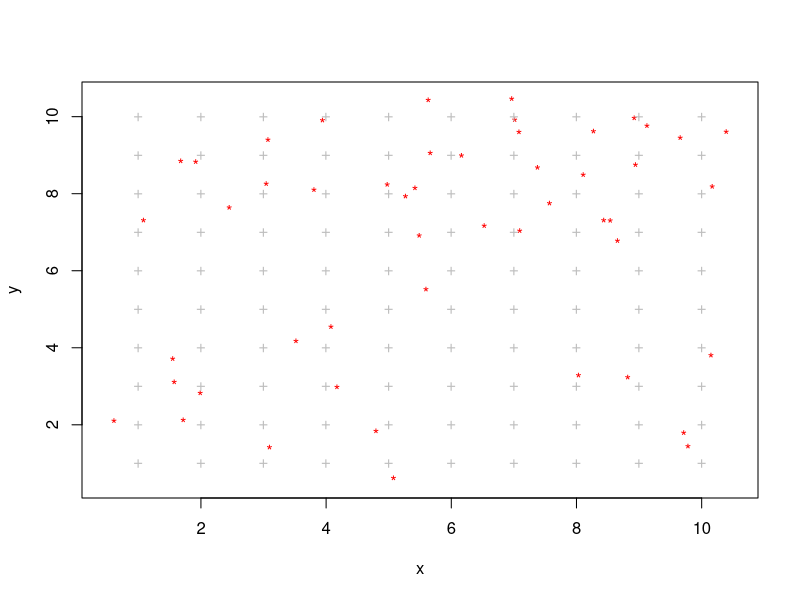
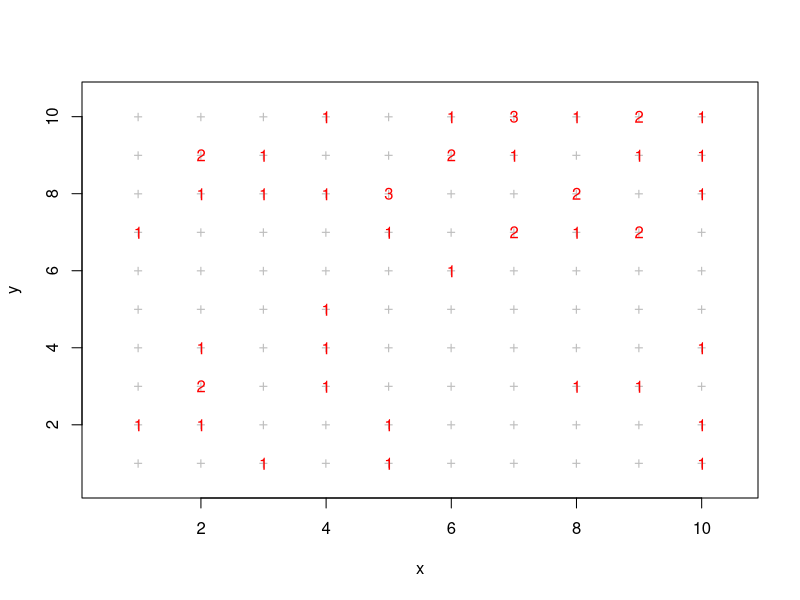
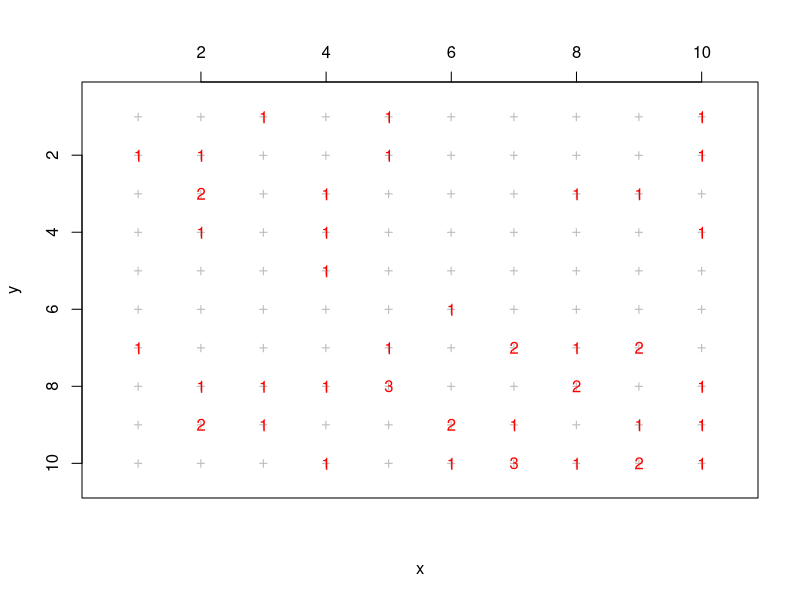
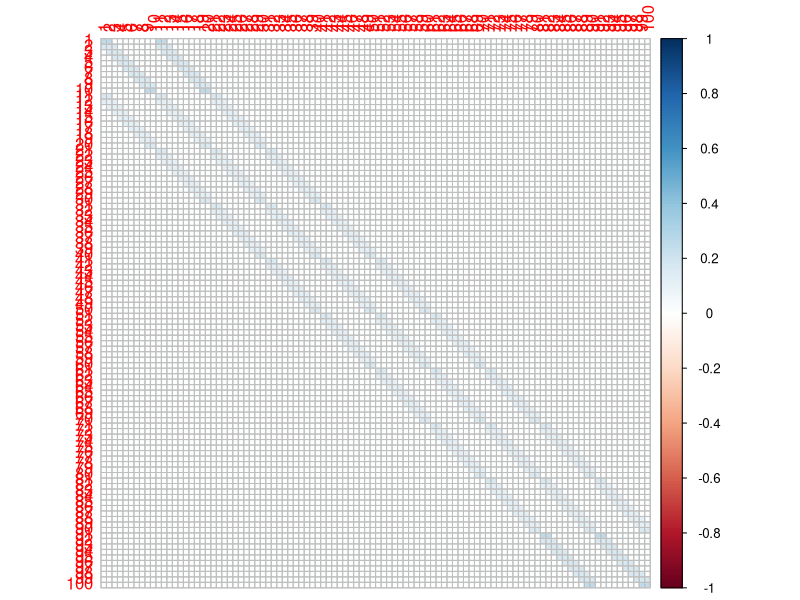
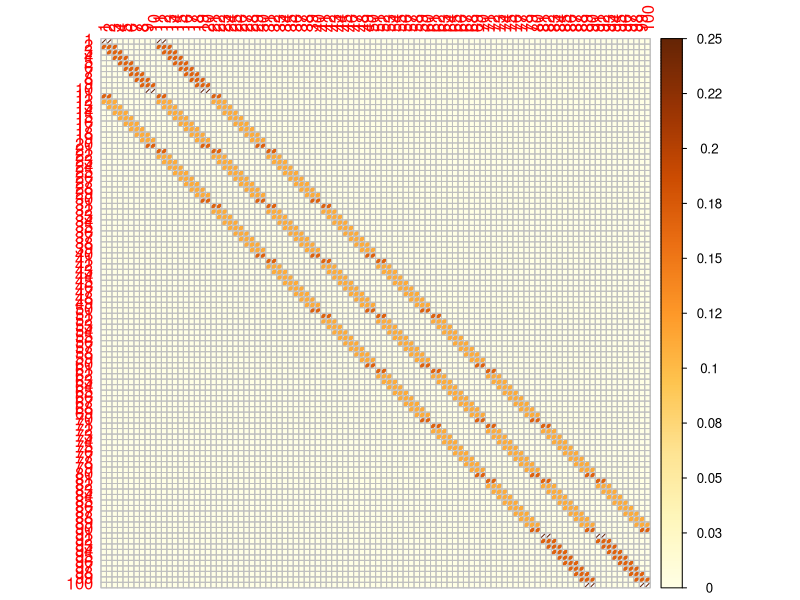
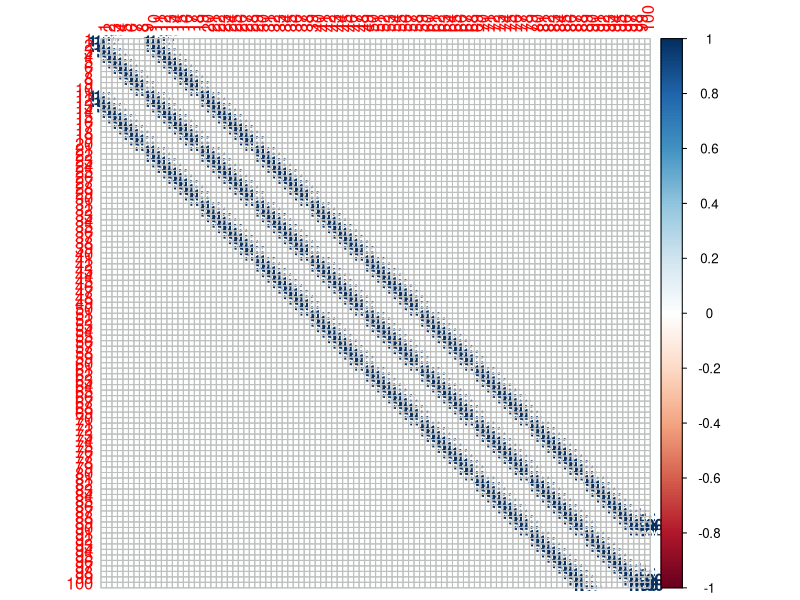
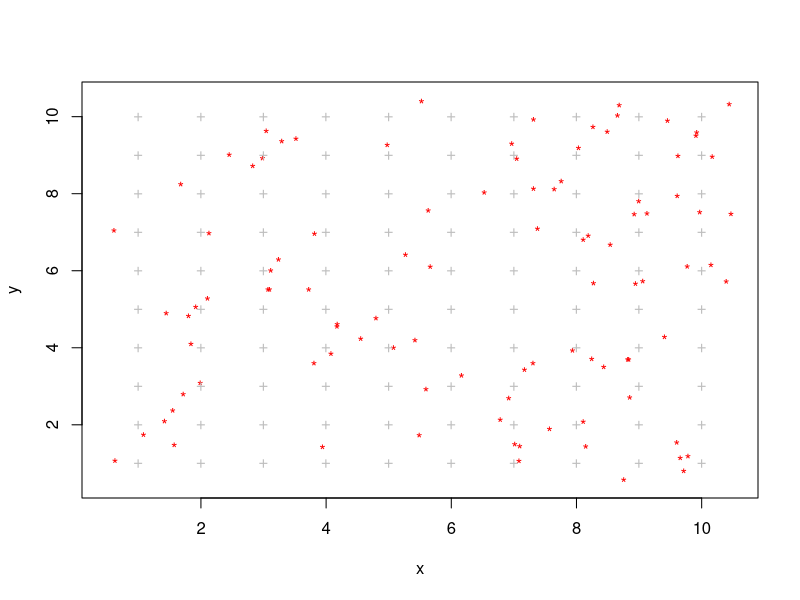

Write the R code that produced these figures, in order. (Note: this script raises an error after producing the figures.)
# In the absence of an actual mesh of points covering region of interest, make one up:
nx = ny = 10
dx = dy = 1
xs = seq(from=1,to=nx,by=dx)
ys = seq(from=1,to=ny,by=dy)
mesh = data.frame(
  x=rep(xs,ny),
  y=rep(ys,rep(nx,ny))
)

# In the absence of actual detectors, make some up:
n = 50 # no. of detectors
set.seed(15) # for reproducibility
# generate random coordinates in region
xmax = max(xs)+dx/2
ymax = max(ys)+dy/2
xmin = dx/2
ymin = dy/2
detectors = data.frame(
  x=runif(n,min=xmin,max=xmax),
  y=runif(n,min=ymin,max=ymax)
)

plot(detectors,pch="*",col="red",xlim=c(xmin,xmax),ylim=c(ymin,ymax))
points(mesh,pch="+",col="gray")

# Calculate number of detectors associated with each mesh point
# -------------------------------------------------------------
nmesh = dim(mesh)[1]
ndets = dim(detectors)[1]
# get distances from detectors to each mesh point:
det2meshdist = as.matrix(dist(rbind(detectors,mesh)))[1:ndets,(ndets+1):(ndets+nmesh)]
# find which mesh point is closest:
mesh4det = rep(NA,ndets)
for(i in 1: ndets) mesh4det[i] = which(det2meshdist[i,]==min(det2meshdist[i,]))
ndets.at.mesh = tabulate(mesh4det) # number of detectors at each mesh point
# fill in zeros for any meshes beyond the last with a detector
if(length(ndets.at.mesh)<nmesh) ndets.at.mesh = c(ndets.at.mesh,rep(0,nmesh-length(ndets.at.mesh)))

plot(mesh,pch="+",xlim=c(xmin,xmax), ylim=c(ymin,ymax),col="gray")
for(i in 1:nmesh) {
  if(ndets.at.mesh[i]>0) 
    text(mesh$x[i],mesh$y[i],labels=as.character(ndets.at.mesh[i]),col="red")
}

#inverted for corrplot later on
plot(mesh,pch="+",xlim=c(xmin,xmax), xaxt = "n", ylim=rev(c(ymin,ymax)),col="gray")
for(i in 1:nmesh) {
  if(ndets.at.mesh[i]>0) 
    text(mesh$x[i],mesh$y[i],labels=as.character(ndets.at.mesh[i]),col="red")
}
axis(3)

# Make a transition probability matrix 
# with value lambda at all transitions within distance dmax, then scale:
# ---------------------------------------------------------------------
# First find the mesh points that are within distance dmax of each other
dmax = sqrt(2)+0.0001
meshmat = as.matrix(mesh)
dists = as.matrix(dist(meshmat)) # distances between all points in mesh
close = which(dists<dmax,arr.ind=TRUE) # indices of close points 

lambda = 0.75 # starting value for transition probabilities
closemat = dists*0 # initialise a matrix to hold binary indicator of being close
for(i in 1:dim(close)[1]) closemat[close[i,1],close[i,2]] = 1 # mark the close 
tpm = closemat*lambda # make the transition probability matrix
# Need rows to add to 1:
tpmsum = apply(tpm,1,sum)
for(i in 1:dim(tpm)[1]){
  tpm[i,] = tpm[i,]/tpmsum[i]
}
tpm # look at it




require(corrplot)
corrplot(tpm,method="ellipse")
corrplot(tpm, method = "ellipse", cl.lim = c(0, 0.5), is.corr = F)

corrplot(closemat,method="number")

###################
#More detectors
##################
# In the absence of actual detectors, make some up:
n = 100 # no. of detectors
set.seed(15) # for reproducibility
# generate random coordinates in region
xmax = max(xs)+dx/2
ymax = max(ys)+dy/2
xmin = dx/2
ymin = dy/2
detectors = data.frame(
  x=runif(n,min=xmin,max=xmax),
  y=runif(n,min=ymin,max=ymax)
)

plot(detectors,pch="*",col="red",xlim=c(xmin,xmax),ylim=c(ymin,ymax))
points(mesh,pch="+",col="gray")

# Calculate number of detectors associated with each mesh point
# -------------------------------------------------------------
nmesh = dim(mesh)[1]
ndets = dim(detectors)[1]
# get distances from detectors to each mesh point:
det2meshdist = as.matrix(dist(rbind(detectors,mesh)))[1:ndets,(ndets+1):(ndets+nmesh)]
# find which mesh point is closest:
mesh4det = rep(NA,ndets)
for(i in 1: ndets) mesh4det[i] = which(det2meshdist[i,]==min(det2meshdist[i,]))
ndets.at.mesh3 = tabulate(mesh4det) # number of detectors at each mesh point
# fill in zeros for any meshes beyond the last with a detector
if(length(ndets.at.mesh3)<nmesh) ndets.at.mesh = c(ndets.at.mesh,rep(0,nmesh-length(ndets.at.mesh)))


##########################
#Likelihood
#########################



theta.fn <- function(ndets.at.mesh, pdet){
  #creates det. prob. at each location (state)  
  #pdet is baseline prob of detection
  theta <-rep(NA, length(ndets.at.mesh))
  n <- length(ndets.at.mesh)
  
  for (i in 1:n){
    
    theta[i] <- 1-(1-pdet)^(ndets.at.mesh[i])
  }
  return(theta)
}

theta.fn(ndets.at.mesh = ndets.at.mesh, pdet = 0.5)

create.p.mat <- function(x, N, ndets.at.mesh, pdet){
  
  #creates prob matrix
  #theta is prob of detection at each grid square
  
  theta <- theta.fn(ndets.at.mesh = ndets.at.mesh, pdet = pdet)
  p.mat <- diag(nrow=N)
  
  for (i in 1:N){
    if (sum(x) == 0){
      if (ndets.at.mesh[i] > 0){
        p.mat[i,i] <- 1-theta[i]
      }
      if (ndets.at.mesh[i] == 0){
        p.mat[i,i] <- 1
      }
    }
    if (sum(x) > 0){
      if (ndets.at.mesh[i] > 0 && x[i] == 1){
        p.mat[i,i] <- theta[i]
      } else {
        p.mat[i,i] <- 0
      }
    }
  }
  
  return(p.mat)
}

param.transform <- function(pars, closemat){
  
  #transforms parameters for likelihood
  #and creates transition proability matrix
  
  lambda <- plogis(pars[1])
  pdet <- plogis(pars[2])
  tpm = closemat*lambda
  tpmsum = apply(tpm,1,sum)
  for(i in 1:dim(tpm)[1]){
    tpm[i,] = tpm[i,]/tpmsum
  }
  delta <- solve(t(diag(nrow(tpm)) - tpm + 1), rep(1, nrow(tpm)))
  
  return(list(lambda = lambda, pdet = pdet, tpm = tpm, delta = delta))
}

L <- function(par.vec, x, ndets.at.mesh, closemat){
  
  #likelihood function
  
  N <- ncol(x)
  pars <- param.transform(par.vec, closemat) #transforms parameters
  prob.mat <- create.p.mat(x[1,], N=N, ndets.at.mesh, pdet = pars$pdet) #creates P matrix for observation
  foo <- pars$delta %*% prob.mat
  l <- log(sum(foo)) #scaling to avoid underflow
  phi <- foo/sum(foo)
  
  for (i in 2:nrow(x)){
    prob.mat <- create.p.mat(x[i,], N=N, ndets.at.mesh, pdet = pars$pdet)
    foo <- phi%*%pars$tpm%*%prob.mat
    l <- l+log(sum(foo))
    phi <- foo/sum(foo)
  }
  
  return(-l)
}

pars <- c(qlogis(0.75), qlogis(0.75))
dat<-dat.sim(200, n = 100, pars, ndets.at.mesh, closemat)
mod <- nlm(L, p = pars, closemat = closemat, x = dat, N = 16, ndets.at.mesh = ndets.at.mesh)
mod <- optim(par = pars, L, closemat = closemat, x = dat$data, ndets.at.mesh = ndets.at.mesh, hessian = T)

mod.HMM <-function(x, pars, closemat, ndets.at.mesh){
  
  #returns estimated parameters, tpm, stationary dist, and 
  #number of detectors at each square
  
  N <- ncol(x$data)
  x <- x$data
  mod <- optim(par = pars, L, closemat = closemat, x = x, 
               ndets.at.mesh = ndets.at.mesh, hessian = T)
  par.vec <- param.transform(mod$par, closemat)
  
  return(list(lambda = par.vec$lambda, pdet = par.vec$pdet, 
              tpm = par.vec$tpm, delta = par.vec$delta, 
              ndets.at.mesh = ndets.at.mesh, hessian = mod$hessian))
}

#simulations

dat.sim <- function(t, n, pars, ndets.at.mesh, closemat){
  
  #simulates data and records true path
  
  pars <- plogis(pars)
  tpm = closemat*pars[1]
  tpmsum = apply(tpm,1,sum)
  for(i in 1:dim(tpm)[1]){
    tpm[i,] = tpm[i,]/tpmsum   #creates tpm
  }
  path <- rep(NA, t)
  state <- sample.int(n, 1) #random starting point
  prob.of.det <- theta.fn(ndets.at.mesh, pars[2])
  data <- matrix(nrow = t, ncol = n)
  data1 <- as.vector(rmultinom(1, 1, tpm[state,]))  #movement to next state
  state <- path[1] <- which(data1 == 1)
  detect <- rbinom(1, 1, prob = prob.of.det[state])  #bernoulli trial to see if detected or not
  data1[which(data1 == 1)] <- detect
  data[1,] <- data1
  
  for (i in 2:t){
    data.vec <- as.vector(rmultinom(1, size = 1, prob = tpm[state,]))
    state <- path[i] <- which(data.vec == 1)
    detect <- rbinom(1, 1, prob = prob.of.det[state])
    data.vec[which(data.vec == 1)] <- detect
    data[i,] <- data.vec
  }
  
  return(list(data = data, path = path))
}

set.seed(101976)
dat<-dat.sim(200, n= 100, pars = pars, ndets.at.mesh, closemat)
mod1 <- mod.HMM(dat, pars, closemat, ndets.at.mesh)
#lambda = 0.773355
#pdet = 0.76181998

bootstrap <- function(N, n, nobs, pars, ndets.at.mesh, closemat){
  
  #bootstraps model
  #generates data and fits model N times
  #creates CI through quantile
  #takes mean of bootstraps to help estimate bias
  #takes sd of parameter estimates
  #returns all parameter estimates from bootstraps
  
  pdet <- pars[2]
  lambda <- pars[1]
  pdet.ests <- rep(NA, N)
  lambda.ests <- rep(NA, N)
  
  for (i in 1:N){
    
    dat <- dat.sim(nobs, n = n, pars = pars, ndets.at.mesh = ndets.at.mesh,
                   closemat = closemat)
    mod <- mod.HMM(x = dat, pars = pars, closemat = closemat, 
                   ndets.at.mesh = ndets.at.mesh)
    pdet.ests[i] <- mod$pdet
    lambda.ests[i] <- mod$lambda
    
  }
  
  pdet.B <- quantile(pdet.ests, probs = c(0.025, 0.975))
  lambda.B <- quantile(lambda.ests, probs = c(0.025, 0.975))
  lambda.mean <- mean(lambda.ests)
  pdet.mean <- mean(pdet.ests)
  sd.lambda <- sd(lambda.ests)
  sd.pdet <- sd(pdet.ests)
  
  return(list(CI.B.pdet = pdet.B, CI.B.lambda = lambda.B, mean.lambda = lambda.mean,
              mean.pdet = pdet.mean, sd.lambda = sd.lambda,
              sd.pdet = sd.pdet, pdet.ests = pdet.ests, lambda.ests = lambda.ests))
}

dat3 <- dat.sim(1000, 100, pars, ndets.at.mesh, closemat)
mod3 <- mod.HMM(dat3, pars, closemat, ndets.at.mesh)

dat4 <- dat.sim(200, 100, pars, ndets.at.mesh3, closemat)
mod4 <- mod.HMM(dat4, pars, closemat, ndets.at.mesh3)

dat8 <- dat.sim(1000, 100, pars, ndets.at.mesh3, closemat)
mod8 <- mod.HMM(dat8, pars, closemat, ndets.at.mesh3)

dat5 <- dat.sim(1000, 100, pars, ndets.at.mesh2, closemat)
mod5 <- mod.HMM(dat5, pars, closemat, ndets.at.mesh2)

dat6 <- dat.sim(200, 100, pars, ndets.at.mesh4, closemat)
mod6 <- mod.HMM(dat6, pars, closemat, ndets.at.mesh4)

dat7 <- dat.sim(1000, 100, pars, ndets.at.mesh4, closemat)
mod7 <- mod.HMM(dat7, pars, closemat, ndets.at.mesh4)


set.seed(101976)
b1 <- bootstrap(100, 100, 200, pars, ndets.at.mesh, closemat)
set.seed(101986)
b2 <- bootstrap(200, 100, 1000, pars, ndets.at.mesh, closemat)
set.seed(101976)
b3 <- bootstrap(200, 100, 200, pars, ndets.at.mesh2, closemat)
set.seed(101986)
b4 <- bootstrap(200, 100, 1000, pars, ndets.at.mesh2, closemat)

hist(b1$lambda.ests, freq = F, ylim = c(0, 15), main ="", xlab = "lambda")
lines(density(b1$lambda.ests))
hist(b1$pdet.ests, freq = F, ylim = c(0, 10), main ="", xlab = "p")
lines(density(b1$pdet.ests))


set.seed(101976)
b1. <- bootstrap(500, 100, 200, pars, ndets.at.mesh, closemat)
set.seed(101986)
b2. <- bootstrap(500, 100, 1000, pars, ndets.at.mesh, closemat)
set.seed(101976)
b3. <- bootstrap(500, 100, 200, pars, ndets.at.mesh2, closemat)
set.seed(101986)
b4. <- bootstrap(500, 100, 1000, pars, ndets.at.mesh2, closemat)

set.seed(1017)
dat3<-dat.sim(200, n= 100, pars = pars, ndets.at.mesh3, closemat)
mod3 <- mod.HMM(dat3, pars, closemat, ndets.at.mesh3)

set.seed(10176)
b1_ <- bootstrap(500, 100, 200, pars, ndets.at.mesh3, closemat)
set.seed(10186)
b2_ <- bootstrap(500, 100, 1000, pars, ndets.at.mesh3, closemat)
set.seed(10176)
b3_ <- bootstrap(500, 100, 200, pars, ndets.at.mesh4, closemat)
set.seed(10186)
b4_ <- bootstrap(500, 100, 1000, pars, ndets.at.mesh4, closemat)


###################################
#Decoding and Prediction
###################################

HMM.forward <- function(x, mod){
  
  #computes log forward probabilities
  
  N <- ncol(x)
  t <- nrow(x)
  lalpha <- matrix(NA, N, t)
  P <- diag(create.p.mat(x[1,], N, mod$ndets.at.mesh, mod$pdet))
  foo <- mod$delta*P
  sumfoo <- sum(foo)
  lscale <- log(sumfoo)
  foo <- foo/sumfoo
  lalpha[,1] <- lscale + log(foo)
  
  for (i in 2:t){
    P <- diag(create.p.mat(x[i,], N, mod$ndets.at.mesh, mod$pdet))
    foo <- foo%*%mod$tpm*P
    sumfoo <- sum(foo)
    lscale <- lscale + log(sumfoo)
    foo <- foo/sumfoo
    lalpha[,i] <- log(foo) + lscale
  }
  
  return(lalpha)
}

a.f <- HMM.forward(dat1, mod1)


HMM.backward <- function(x, mod){
  
  #computes log backward probabilities
  
  N <- ncol(x)
  t <- nrow(x)
  lbeta <- matrix(NA, N, t)
  lbeta[,t] <- rep(0, N)
  foo <- rep(1/N, N)
  lscale <- log(N)
  
  for (i in (t-1):1){
    P <- diag(create.p.mat(x[i+1,], N, mod$ndets.at.mesh, mod$pdet))
    P.foo <- P*foo
    foo <- mod$tpm%*%P.foo
    lbeta[,i] <- log(foo) +lscale
    sumfoo <- sum(foo)
    foo <- foo/sumfoo
    lscale <- lscale + log(sumfoo)
  }
  
  return(lbeta)
}
l.b <- HMM.backward(dat, mod1)


HMM.conditional <- function(x, mod){
  
  N <- ncol(x)
  t <- nrow(x)
  dxc <- matrix(NA, nrow = t, ncol = t)
  Px <- matrix(NA, nrow = N, ncol = t)

  
  for (j in 1:t){
    Px[,j] <- diag(create.p.mat(x[j,], N, mod$ndets.at.mesh, mod$pdet))
  }
  la <- HMM.forward(x, mod)
  lb <- HMM.backward(x, mod)
  la <- cbind(log(mod$delta), la)
  lafact <- apply(la, 2, max)
  lbfact <- apply(lb, 2, max)
  
  for (i in 1:t){
    foo <- (exp(la[,i]-lafact[i])%*%mod$tpm)*exp(lb[,i]-lbfact[i])
    foo <- foo/sum(foo)
    dxc[,i] <- foo%*%Px
  }
  
  return(dxc)
}


state.probs <- function(x, mod){
  
  #calculates probability of being in state i at time t
  #given our observations
  
  t <- nrow(x)
  N <- ncol(x)
  la <- HMM.forward(x, mod)
  lb <- HMM.backward(x, mod)
  c <- max(la[,N])
  llk <- c + log(sum(exp(la[,N] - c)))
  stateprobs <- matrix(NA, ncol = t, nrow = N)
  
  for (i in 1:t){
    stateprobs[,i] <- exp(la[,i] + lb[,i] - llk)
  }
  
  return(stateprobs)
}



local.decoding <- function(x, mod){
  
  #carries out local decoding on a set of observations given a model
  
  t <- nrow(x)
  stateprobs <- state.probs(x, mod)
  ild <- rep(NA, t)
  
  for (i in 1:t){
    ild[i] <- which.max(stateprobs[,i])
  }
  
  ild
}
ld <- local.decoding(dat, mod1)

state.pred <- function(h = 1, x, mod){
  
  #carries out state predications for time t+h given data and a model
  
  t <- nrow(x$data)
  N <- ncol(x$data)
  la <- HMM.forward(x$data, mod)
  c <- max(la[,t])
  llk <- c + log(sum(exp(la[,t] - c)))
  statepreds <- matrix(NA, ncol = h, nrow = N)
  foo <- exp(la[,t] - llk)
  
  for (i in 1:h){
    foo <- foo%*%mod$tpm
    statepreds[,i] <- foo
  }
  
  return(statepreds)
}

mean.group.pred <- function(S, h, x){
  
  #x is to be given as a list of the data for each individual
  #mod is a list of the fitted model for each individual
  #function calculates prediction for each individual h steps in future
  #then averages these for each state
  
  dat <- x[[1]]
  mod <- x[[2]]
  
  group <- matrix(NA, nrow = 100, ncol = S)
  
  for (i in 1:S){
    ind <-state.pred(h, dat[[i]], mod[[i]])
    group[,i] <- ind[,h]
  }
  
  mean.pred <- apply(group, 1, mean)
  
  return(mean.pred)
}

dat.gen <- function(N, t, n, pars, ndets.at.mesh, closemat){
  
  data <- list()
  mods <- list()
  for(i in 1:N){
    data[[i]] <- dat.sim(t, n, pars, ndets.at.mesh, closemat)
    mods[[i]] <- mod.HMM(data[[i]], pars, closemat, ndets.at.mesh)
  }
  
  return(list(data = data, mods = mods))
}
y <- dat.gen(100, 200, 100, pars, ndets.at.mesh, closemat)
h <- 4
mp <- mean.group.pred(100, 1, y)
mp. <- matrix(mp, nrow = 10, ncol = 10, byrow = T)
corrplot(mp., method = "color", cl.lim = c(0, max(mp.)), is.corr = F,
         xlab = "State", ylab = "probability", mar = c(1,0,2,0))

p <- state.pred(4, dat, mod1)
h <- c(1,2,3,4)

library(corrplot)

pdf("prednew.pdf",w =10, h = 9)
par(oma=c(1,0,2,0), mfrow = c(2,2),las = 1)
for (i in 1:4){
  ps <- p[,i]
  pmat <- matrix(ps, nrow = 10, ncol = 10, byrow = T)
  corrplot(pmat, method = "color", cl.lim = c(0, max(pmat)), is.corr = F, 
           main=paste("State predictions for h = ", h[i]),
           xlab = "State", ylab = "probability", mar = c(1,0,2,0))
}
dev.off()

pmat1 <- matrix(p[,1], nrow = 10, ncol = 10, byrow = T)
corrplot(pmat1, method = "color", cl.lim = c(0, 0.3), is.corr = F)

pdf("preds50new.pdf")
sp <- state.pred(500, dat, mod1)
h <- 50
ps50 <- sp[,50]
pmat50 <- matrix(ps50, nrow = 10, ncol = 10, byrow = T)
corrplot(pmat50, method = "color", cl.lim = c(0, max(pmat50)), is.corr = F,
         xlab = "State", ylab = "probability")
dev.off()

sp2 <- state.pred(50, dat, mod1)
h <- 50
ps250 <- sp2[,50]
plot(1:100, ps250, type="h", main="State predictions for h = 50", 
     xlab = "State", ylab = "probability", lwd = 3)
pmat250 <- matrix(ps250, nrow = 10, ncol = 10, byrow = T)
corrplot(pmat250, method = "color", cl.lim = c(0, max(pmat250)), is.corr = F,
         xlab = "State", ylab = "probability")
title("State predictions for h=50", line=3)

pdf("stat_new2.pdf", w=8,h=8)
lambda <- mod1$lambda
pdet <- mod1$pdet
delta <- solve(t(diag(100)-mod1$tpm+1), rep(1, 100))
plot(1:100, delta, type="h", main="Stationary distribution",
     xlab = "State", ylab = "probability", lwd = 3)
pmatd <- matrix(delta, nrow = 10, ncol = 10, byrow = T)
corrplot(pmatd, method = "color", cl.lim = c(0, 0.02), is.corr = F,
         xlab = "State", ylab = "probability")
dev.off()


viterbi <- function(x, mod){
  
  #vitberi algorithm
  #carries out global decoding
  #returns vector of most likely state sequence
  
  t <- nrow(x)
  N <- ncol(x)
  xi <- matrix(0, t, N)
  P <- create.p.mat(x[1,], N, mod$ndets.at.mesh, mod$pdet)
  foo <- mod$delta*diag(P)
  xi[1,] <- foo/sum(foo)
  
  for (i in 2:t){
    P <- create.p.mat(x[i,], N, mod$ndets.at.mesh, mod$pdet)
    foo <- apply(xi[i-1,]*mod$tpm, 2, max)*diag(P)
    xi[i,] <- foo/sum(foo)
  }
  
  iv <- numeric(t)
  iv[t] <- which.max(xi[t,])
  
  for(i in (t-1):1){
    iv[i] <- which.max(mod$tpm[,iv[i+1]]*xi[i,])
  }
  
  return(iv)
}

g.transform <- function(v){
  
  #this function just transforms state sequence into a mapping
  #so that it can be plotted with the igraph package
  #igraph requires 
  #so a sequence of 1,2,3,4 becomes
  #1->2, 2->3, 3->4
  
  n <- length(v)
  v.star <- rep(NA, 2*(n-1))
  v.star[1] <- v[1]
  v.star[2*(n-1)] <- v[n]
  
  for (i in 2:(n-1)){
    x <- rep(v[i], 2)
    v.star[2*(i-1)] <- x[1]
    v.star[2*(i-1)+1] <- x[2]
  }
  
  return(v.star)
}

library(igraph)

pdf("comparison.pdf", w=8, h=4)
par(mfrow=c(1,2))
v <- viterbi2(dat$data, mod1)
v1 <- g.transform(v)
g <- graph(edges = v1, n = ncol(dat$data), directed = T)
a <- permute.vertices(g, c(1:100))
plot(a, layout= layout_on_grid(a), edge.arrow.size = 0.1, vertex.label = NA, 
     main = "Global Decoding")
#ld1 <- g.transform(ld)
#g1 <- graph(edges = ld1, n = ncol(dat$data), directed = T)
#a1 <- permute.vertices(g1, c(100:1))
#plot(a1, layout= layout_on_grid(a), edge.arrow.size = 0.1, vertex.label = NA)

v2 <- g.transform(dat$path)
g <- graph(edges = v2, n = ncol(dat$data), directed = T)
a <- permute.vertices(g, c(1:100))
plot(a, layout= layout_on_grid(a), edge.arrow.size = 0.1, vertex.label = NA,
     main = "True Path")
dev.off()

comparison <- function(vit, path){
  
  #looks at the proportion of time viterbi gets the most 
  #likely path right, by comparing to the true simulated path
  
  TF <- path == vit
  TS <- sum(TF, na.rm = T)
  prop <- TS/length(path)
  
  return(prop)
}

comp <- comparison(v, dat$path) #0.53

comp.sim <- function(N, mod, closemat){
  
  #looks at proportion of time global decoding is right compared
  #to true simulated path for multiple individuals
  
  c <- rep(NA, N)
  pars <- c(mod$lambda, mod$pdet)
  
  for (i in 1:N){
    dat <- dat.sim(200, 100, pars, mod$ndets.at.mesh, closemat)
    v <- viterbi(dat$data, mod)
    c[i] <- comparison(v, dat$path)
  }
  
  return(c)
}

c <- comp.sim(1000, mod1, closemat)
hist(c, col ="blue", xlab = "Proportion of correct decoded states", main = "")

comparison.r <- function(vit, path, radius = 1){
  
  #looks at proportion of time that global decoding was correct
  #when compared to true simulated path within radius of 
  # 1 to 4 states
  
  diff <- path - vit
  n <- length(path)
  close <- rep(NA, n)
  in.r <- c(9,10,11,-1,1,0,-9,-10,-11)
  rad <- c(radius*in.r, (radius-2)*in.r, (radius-1)*in.r, in.r)
  
  for (i in 1:n){
    if (diff[i] %in% rad){
      close[i] <- 1
    }
    else {
      close[i] <- 0
    }
  }
  
  close <- sum(close)
  prop <- close/n
  
  return(prop)
}

comp.r <- comparison.r(v, dat$path, 1) #0.69
comp.r2 <- comparison.r(v, dat$path, 2) #0.765
comp.r3 <- comparison.r(v, dat$path, 3)#0.79
comp.r4 <- comparison.r(v, dat$path, 4) #0.815

comp.bs <- function(N, r, mod, closemat){
  
  #looks at proportion of time that global decoding was correct
  #when compared to true simulated path within radius of 
  # 1 to 4 states for multiple individuals
  
  comp <- rep(NA, N)
  pars <- c(mod$lambda, mod$pdet)
  
  for (i in 1:N){
    data <- dat.sim(200, 100, pars, mod$ndets.at.mesh, closemat)
    v <- viterbi(data$data, mod)
    comp[i] <- comparison.r(v, data$path, r)
  }
  return(comp)
}

bscomp <- comp.bs(1000, 1, mod1, closemat)
hist(bscomp, col = "red", xlab = "Proportion of correct decoded states within a radius of one state",
     main = "")
bs.comp2 <- comp.bs(1000, 2, mod1, closemat)
hist(bs.comp2, col = "green", xlab = "Proportion of correct decoded states within a radius of two states",
     main = "")

usage <- function(N, pars, ndets.at.mesh, closemat){
  
  #looks at proportion of time spent in each state in the global
  #decoding sequence for one individual
  
  dat<-dat.sim(N, n= 100, pars = pars, ndets.at.mesh, closemat)
  mod <- mod.HMM(dat, pars, closemat, ndets.at.mesh)
  v <- viterbi(dat$data, mod)
  t <- table(factor(v, levels = c(1:100)))
  u <- t/N
  p <- table(factor(dat$path, levels = c(1:100))) 
  path.u <- p/N
  
  return(list(u=u, path.u=path.u))
}

par(mfrow=c(1,2))
u <- usage(2000, pars, ndets.at.mesh, closemat)
u. <- matrix(u[[1]], nrow = 10, ncol = 10, byrow = T)
corrplot(u., method = "color", cl.lim = c(0, max(u.)), is.corr = F,
         xlab = "State", ylab = "probability")
p. <- matrix(u[[2]], nrow = 10, ncol = 10, byrow = T)
corrplot(p., method = "color", cl.lim = c(0, max(p.)), is.corr = F,
         xlab = "State", ylab = "probability")

usage.group <- function(S, N, n, pars, ndets.at.mesh, closemat){
  
  #looks at proportion of time spent in each state in the global
  #decoding sequence and for the true path for several individuals
  
  
  u <- matrix(NA, nrow = S, ncol = n)
  p <- matrix(NA, nrow = S, ncol = n)
  mean.u <- rep(NA, n)
  mean.p <- rep(NA, n)
  
  for (i in 1:S){
    use <- usage(N, pars, ndets.at.mesh, closemat)
    u[i,] <- use[[1]]
    p[i,] <- use[[2]]
  }
  
  for (j in 1:n){
    mean.u[j] <- mean(u[,j])
    mean.p[j] <- mean(p[,j])
    
  }
  
  return(list(mean.use = mean.u, mean.path = mean.p))
}

usage.sim <- usage.group(50, 2000, 100, pars, ndets.at.mesh, closemat)
pdf("pathvsusegroup.pdf", w=10, h=5)
par(mfrow=c(1,2))
us. <- matrix(usage.sim[[1]], nrow = 10, ncol = 10, byrow = T)
corrplot(us., method = "color", cl.lim = c(0, max(us.)), is.corr = F,
         xlab = "State", ylab = "probability")
use. <- matrix(usage.sim[[2]], nrow = 10, ncol = 10, byrow = T)
corrplot(use., method = "color", cl.lim = c(0, max(use.)), is.corr = F,
         xlab = "State", ylab = "probability")
dev.off()

pdf("avguse.pdf", w=4, h=4)
corrplot(us., method = "color", cl.lim = c(0, max(us.)), is.corr = F,
         xlab = "State", ylab = "probability")
dev.off()

pdf("avgusedets.pdf", w=8, h=4)
par(mfrow=c(1,2))
corrplot(us., method = "color", cl.lim = c(0, max(us.)), is.corr = F,
         xlab = "State", ylab = "probability")
plot(mesh,pch="+",xlim=c(xmin,xmax), xaxt = "n", ylim=rev(c(ymin,ymax)),col="gray")
for(i in 1:nmesh) {
  if(ndets.at.mesh[i]>0) 
    text(mesh$x[i],mesh$y[i],labels=as.character(ndets.at.mesh[i]),col="red")
}
axis(3)
dev.off()

d <- dat.sim(10000, 100, pars, ndets.at.mesh, closemat)
z <- table(factor(d$path, levels = c(1:100)))
use <- z/length(d$path)
use. <- matrix(use, nrow = 10, ncol = 10, byrow = T)
corrplot(use., method = "color", cl.lim = c(0, max(use.)), is.corr = F,
         xlab = "State", ylab = "probability")
use_ <- matrix(use.v, nrow = 10, ncol = 10, byrow = T)
use.v <- usage(10000, pars, ndets.at.mesh, closemat)
corrplot(use_, method = "color", cl.lim = c(0, max(use_)), is.corr = F,
         xlab = "State", ylab = "probability")


#------------------------EDGE--------------------------
layout <- c(99, 99, 96, 96, 92, 23, 21, 61, 40, 70, 82, 48, 59, 42, 40, 21, 62, 80, 95, 89,
            91,91,91,91,91,10,10,10,10,10,93,93,93,93,93,94,94,94,82,82,83,
            30,30,50,50,84,84,84,61,61) #50 detectors
layout2 <- c(layout, rep(61, 5), rep(98, 4), 97, rep(11, 3), rep(51,2), rep(41,5),
             rep(86, 3), rep(87, 3), rep(88,3), 1, rep(12,2), rep(100,2), rep(90,2),
             rep(60, 2), rep(20, 4), 72, 68, 49, 83, rep(42, 2), rep(39,2)) #100 detectors
ndets.at.mesh2 = tabulate(layout)
ndets.at.mesh2[100] <- 0  # number of detectors at each mesh point
plot(mesh,pch="+",xlim=c(xmin,xmax),ylim=c(ymin,ymax),col="gray")
for(i in 1:nmesh) {
  if(ndets.at.mesh2[i]>0) 
    text(mesh$x[i],mesh$y[i],labels=as.character(ndets.at.mesh2[i]),col="red")
}
ndets.at.mesh4 = tabulate(layout2)
ndets.at.mesh4[100] <- 0  # number of detectors at each mesh point
plot(mesh,pch="+",xlim=c(xmin,xmax),ylim=c(ymin,ymax),col="gray")
for(i in 1:nmesh) {
  if(ndets.at.mesh4[i]>0) 
    text(mesh$x[i],mesh$y[i],labels=as.character(ndets.at.mesh4[i]),col="red")
}


plot(mesh,pch="+",xlim=c(xmin,xmax), xaxt = "n", ylim=rev(c(ymin,ymax)),col="gray")
for(i in 1:nmesh) {
  if(ndets.at.mesh2[i]>0) 
    text(mesh$x[i],mesh$y[i],labels=as.character(ndets.at.mesh2[i]),col="red")
}
axis(3)

library(igraph)

pdf("compedge.pdf", w=8, h=4)
par(mfrow=c(1,2))
pars <- c(qlogis(0.75), qlogis(0.75))
set.seed(9283)
dat2<-dat.sim(200, n= 100, pars = pars, ndets.at.mesh2, closemat)
mod2 <- mod.HMM(dat2, pars, closemat, ndets.at.mesh2)
v <- viterbi(dat2$data, mod2)
v2 <- g.transform(v)
g2 <- graph(edges = v2, n = ncol(dat2$data), directed = T)
a2 <- permute.vertices(g2, c(1:100))
plot(a2, layout= layout_on_grid(a2), edge.arrow.size = 0.2, vertex.label = NA,
     main = "Global Decoding Sequence")

v2 <- g.transform(dat2$path)
g <- graph(edges = v2, n = ncol(dat2$data), directed = T)
a <- permute.vertices(g, c(1:100))
plot(a, layout= layout_on_grid(a), edge.arrow.size = 0.1, vertex.label = NA,
     main = "True Path Sequence")
dev.off()

pars <- c(qlogis(0.75), qlogis(0.75))
dat3<-dat.sim(2000, n= 100, pars = pars, ndets.at.mesh2, closemat)
mod3 <- mod.HMM(dat3, pars, closemat, ndets.at.mesh2)
v3 <- viterbi(dat3, mod3)
v3 <- g.transform(v3)
g3 <- graph(edges = v3, n = ncol(dat3), directed = T)
a3 <- permute.vertices(g3, c(1:100))
plot(a3, layout= layout_on_grid(a3), edge.arrow.size = 0.1, vertex.label = NA)

comp.r_ <- comparison.r(v, dat2$path, r =1) #0.475
comp.r2_ <- comparison.r(v, dat2$path, r =2) #0.535
comp.r3_ <- comparison.r(v, dat2$path, r=3)
comp.r4_ <- comparison.r(v, dat2$path, r=4)
compr <- comparison(v, dat2$path) #0.35


bscomp_ <- comp.bs(1000, 1, mod2, closemat)
bs.comp2_ <- comp.bs(1000, 2, mod2, closemat)
hist(bscomp_)
hist(bscomp_, col = "red", xlab = "Proportion of correct decoded states within a radius of two states",
     main = "")
hist(bs.comp2_)
hist(bs.comp2_, col = "green", xlab = "Proportion of correct decoded states within a radius of two states",
     main = "")

u2 <- usage(2000, pars, ndets.at.mesh2, closemat)
u2. <- matrix(u2[[1]], nrow = 10, ncol = 10, byrow = T)
pdf("usegraphdecode2", w=8, h=4)
par(mfrow=c(1,2))
corrplot(u2., method = "color", cl.lim = c(0, max(u2.)), is.corr = F,
         xlab = "State", ylab = "probability")
plot(a3, layout= layout_on_grid(a3), edge.arrow.size = 0.1, vertex.label = NA)
dev.off()

pdf("usegraph2", w=8, h=4)
par(mfrow=c(1,2))
corrplot(u2., method = "color", cl.lim = c(0, max(u2.)), is.corr = F,
         xlab = "State", ylab = "probability")
dev.off()

pdf("usegraphpath2", w=8, h=4)
par(mfrow=c(1,2))
corrplot(u2., method = "color", cl.lim = c(0, max(u2.)), is.corr = F,
         xlab = "State", ylab = "probability")
u2_ <- matrix(u2[[2]], nrow = 10, ncol = 10, byrow = T)
corrplot(use., method = "color", cl.lim = c(0, max(u2_)), is.corr = F,
         xlab = "State", ylab = "probability")
dev.off()


usage.sim2 <- usage.group(50, 2000, 100, pars, ndets.at.mesh2, closemat)
us2. <- matrix(usage.sim2[[1]], nrow = 10, ncol = 10, byrow = T)
pdf("avguse2.pdf", w=4, h=4)
corrplot(us2., method = "color", cl.lim = c(0, max(us2.)), is.corr = F,
         xlab = "State", ylab = "probability")
dev.off()

usage.sim2 <- usage.group(50, 2000, 100, pars, ndets.at.mesh2, closemat)
pdf("pathvsusegroupavg2.pdf", w=10, h=5)
par(mfrow=c(1,2))
us2. <- matrix(usage.sim[[1]], nrow = 10, ncol = 10, byrow = T)
corrplot(us2., method = "color", cl.lim = c(0, max(us2.)), is.corr = F,
         xlab = "State", ylab = "probability")
use2. <- matrix(usage.sim2[[2]], nrow = 10, ncol = 10, byrow = T)
corrplot(use2., method = "color", cl.lim = c(0, max(use2.)), is.corr = F,
         xlab = "State", ylab = "probability")
dev.off()

y2 <- dat.gen(100, 200, 100, pars, ndets.at.mesh2, closemat)
h <- 1
mp2 <- mean.group.pred(100, 1, y2)
mp2. <- matrix(mp2, nrow = 10, ncol = 10, byrow = T)
corrplot(mp2., method = "color", cl.lim = c(0, max(mp2.)), is.corr = F,
         xlab = "State", ylab = "probability")


pdf("avguse2det.pdf", w=8, h=4)
par(mfrow=c(1,2))
corrplot(us2., method = "color", cl.lim = c(0, max(us2.)), is.corr = F,
         xlab = "State", ylab = "probability")
plot(mesh,pch="+",xlim=c(xmin,xmax), xaxt = "n", ylim=rev(c(ymin,ymax)),col="gray")
for(i in 1:nmesh) {
  if(ndets.at.mesh2[i]>0) 
    text(mesh$x[i],mesh$y[i],labels=as.character(ndets.at.mesh2[i]),col="red")
}
axis(3)
dev.off()

#####################################
#GOF
#####################################

matsplitter<-function(M, r, c){
  
  #divides a matrix up into smaller matrices with r rows and c columns
  
  rg <- (row(M)-1)%/%r+1
  cg <- (col(M)-1)%/%c+1
  rci <- (rg-1)*max(cg) + cg
  N <- prod(dim(M))/r/c
  cv <- unlist(lapply(1:N, function(x) M[rci==x]))
  dim(cv)<-c(r,c,N)
  
  return(cv)
} 

exp.fn <- function(dat, mod){
  
  #creates expected matrix
  
  vit <- viterbi(dat, mod) #global decoding sequence for data and model
  n <- length(vit)
  exp.mat <- matrix(NA, nrow = n, ncol = ncol(dat))
  
  for (i in 1:n){
    
    state <- vit[i]
    pmat <- create.p.mat(dat[i,], N = nrow(mod$tpm), ndets.at.mesh = mod$ndets.at.mesh,
                         pdet = mod$pdet) 
    exp.mat[i,] <- pmat[state,]
    
  }
  
  return(exp.mat)
}

gof <- function(data, mod, B){
  
  #calculates gof statistic for data under model, mod, and splits it into B bins
  
  bin.length <- nrow(data$data)/B
  mats <- matsplitter(data$data, bin.length, ncol(data$data))
  exp.mat <- exp.fn(data$data, mod)
  exp.bins <- matsplitter(exp.mat, bin.length, ncol(data$data))
  stat.vec <- rep(NA, B)

  
  for (b in 1:B){
      obs <- colSums(mats[,,b])
      exp <- colSums(exp.bins[,,b])
      stat.vec[b] <- sum(((obs - exp)^2))
  }
  stat <- sum(stat.vec)
  
  return(stat)
}


sim.gof <- function(mod, B, N, n, closemat){
  
  #creates gof statistic for multiple individuals under same model
  
  sim <- rep(NA, N)
  pars <- c(mod$lambda, mod$pdet)

  for (i in 1:N){
    data <- dat.sim(200, n, pars, mod$ndets.at.mesh, closemat)
    sim[i] <- gof(data, mod, B)
  }
  return(sim)
}
sim<-sim.gof(mod1, 10, 500, 100, closemat)
sim1 <- sim.gof(mod2, 10, 500, 100, closemat)
sim2 <- sim.gof(mod3, 100, 500, 100, closemat)
sim3 <- sim.gof(mod4, 10, 500, 100, closemat)
sim4 <- sim.gof(mod5, 100, 500, 100, closemat)
sim5 <- sim.gof(mod6, 10, 500, 100, closemat)
sim6 <- sim.gof(mod7, 100, 500, 100, closemat)
sim7 <- sim.gof(mod8, 100, 500, 100, closemat)


hist(sim, main = "Distibution of test statistic A", xlab = "A", col = "blue")
hist(sim1, main = "Distibution of test statistic A", xlab = "A", col = "blue")

cr <- quantile(sim, 0.95)  #1153.116
cr1 <- quantile(sim1, 0.95) #2313.63
cr2 <- quantile(sim2, 0.95) #1186.661
cr3 <- quantile(sim3, 0.95) #702.0949
cr4 <- quantile(sim4, 0.95) #2277.788
cr5 <- quantile(sim5, 0.95) #1795.939
cr6 <- quantile(sim6, 0.95) #1708.28
cr7 <- quantile(sim7, 0.95) #713.1083


stat <- gof(dat, mod1, 10) #579.1252
stat2 <- gof(dat2, mod2, 10) #2059.049
stat3 <- gof(dat3, mod3, 10)
stat4 <- gof(dat4, mod4, 10) #604.5059
stat5 <- gof(dat5, mod5, 10) 
stat6 <- gof(dat6, mod6, 10) #124.0035
stat7 <- gof(dat7, mod7, 10)
stat8 <- gof(dat8, mod8, 10)


A <- gof(dat, mod1, 10)
sim<-sim.gof(mod1, 10, 1000, 100, closemat = closemat)
hist(sim7, main = "Distibution of test statistic A", xlab = "A", col = "blue")
cr <- quantile(sim, 0.95)

pars <-c(mod2$lambda, mod2$pdet)
sim<-sim.gof(mod2, 10, 500, 100, pars, closemat)
hist(sim, main = "Distibution of test statistic A", xlab = "A", col = "blue")
cr <- quantile(sim, 0.95)

#-------------------more detectors----------------
nx = ny = 10
dx = dy = 1
xs = seq(from=1,to=nx,by=dx)
ys = seq(from=1,to=ny,by=dy)
mesh = data.frame(
  x=rep(xs,ny),
  y=rep(ys,rep(nx,ny))
)

# In the absence of actual detectors, make some up:
n = 50 # no. of detectors
set.seed(15) # for reproducibility
# generate random coordinates in region
xmax = max(xs)+dx/2
ymax = max(ys)+dy/2
xmin = dx/2
ymin = dy/2
detectors = data.frame(
  x=runif(n,min=xmin,max=xmax),
  y=runif(n,min=ymin,max=ymax)
)

plot(detectors,pch="*",col="red",xlim=c(xmin,xmax),ylim=c(ymin,ymax))
points(mesh,pch="+",col="gray")

# Calculate number of detectors associated with each mesh point
# -------------------------------------------------------------
nmesh = dim(mesh)[1]
ndets = dim(detectors)[1]
# get distances from detectors to each mesh point:
det2meshdist = as.matrix(dist(rbind(detectors,mesh)))[1:ndets,(ndets+1):(ndets+nmesh)]
# find which mesh point is closest:
mesh4det = rep(NA,ndets)
for(i in 1: ndets) mesh4det[i] = which(det2meshdist[i,]==min(det2meshdist[i,]))
ndets.at.mesh = tabulate(mesh4det) # number of detectors at each mesh point
# fill in zeros for any meshes beyond the last with a detector
if(length(ndets.at.mesh)<nmesh) ndets.at.mesh = c(ndets.at.mesh,rep(0,nmesh-length(ndets.at.mesh)))

plot(mesh,pch="+",xlim=c(xmin,xmax), ylim=c(ymin,ymax),col="gray")
for(i in 1:nmesh) {
  if(ndets.at.mesh[i]>0) 
    text(mesh$x[i],mesh$y[i],labels=as.character(ndets.at.mesh[i]),col="red")
}

#inverted plot
plot(mesh,pch="+",xlim=c(xmin,xmax), xaxt = "n", ylim=rev(c(ymin,ymax)),col="gray")
for(i in 1:nmesh) {
  if(ndets.at.mesh[i]>0) 
    text(mesh$x[i],mesh$y[i],labels=as.character(ndets.at.mesh[i]),col="red")
}
axis(3)
